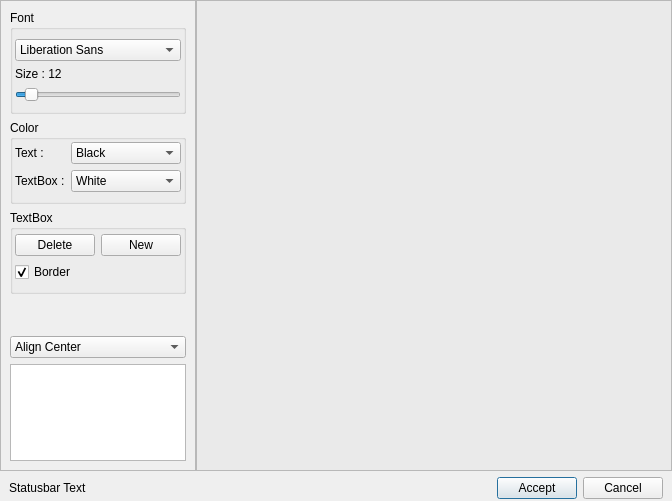
<?xml version="1.0" encoding="UTF-8"?>
<ui version="4.0">
 <class>TextToolDialog</class>
 <widget class="QDialog" name="TextToolDialog">
  <property name="geometry">
   <rect>
    <x>0</x>
    <y>0</y>
    <width>672</width>
    <height>501</height>
   </rect>
  </property>
  <property name="windowTitle">
   <string>Text Tool</string>
  </property>
  <layout class="QGridLayout" name="gridLayout">
   <property name="horizontalSpacing">
    <number>0</number>
   </property>
   <property name="margin">
    <number>0</number>
   </property>
   <item row="1" column="1" colspan="4">
    <widget class="QScrollArea" name="scrollArea">
     <property name="widgetResizable">
      <bool>true</bool>
     </property>
     <property name="alignment">
      <set>Qt::AlignCenter</set>
     </property>
     <widget class="QWidget" name="scrollAreaWidgetContents">
      <property name="geometry">
       <rect>
        <x>0</x>
        <y>0</y>
        <width>472</width>
        <height>461</height>
       </rect>
      </property>
      <property name="styleSheet">
       <string notr="true">background-color: rgb(234, 234, 234);</string>
      </property>
     </widget>
    </widget>
   </item>
   <item row="2" column="0" colspan="5">
    <widget class="QWidget" name="widget" native="true">
     <layout class="QHBoxLayout" name="horizontalLayout">
      <property name="topMargin">
       <number>0</number>
      </property>
      <property name="bottomMargin">
       <number>2</number>
      </property>
      <item>
       <widget class="QLabel" name="statusbar">
        <property name="sizePolicy">
         <sizepolicy hsizetype="Expanding" vsizetype="Preferred">
          <horstretch>0</horstretch>
          <verstretch>0</verstretch>
         </sizepolicy>
        </property>
        <property name="text">
         <string>Statusbar Text</string>
        </property>
       </widget>
      </item>
      <item>
       <widget class="QPushButton" name="acceptBtn">
        <property name="text">
         <string>Accept</string>
        </property>
       </widget>
      </item>
      <item>
       <widget class="QPushButton" name="cancelBtn">
        <property name="text">
         <string>Cancel</string>
        </property>
       </widget>
      </item>
     </layout>
    </widget>
   </item>
   <item row="1" column="0">
    <widget class="QFrame" name="frame">
     <property name="sizePolicy">
      <sizepolicy hsizetype="Maximum" vsizetype="Preferred">
       <horstretch>0</horstretch>
       <verstretch>0</verstretch>
      </sizepolicy>
     </property>
     <property name="frameShape">
      <enum>QFrame::StyledPanel</enum>
     </property>
     <property name="frameShadow">
      <enum>QFrame::Raised</enum>
     </property>
     <layout class="QVBoxLayout" name="verticalLayout">
      <item>
       <widget class="QGroupBox" name="groupBox">
        <property name="title">
         <string>Font</string>
        </property>
        <layout class="QVBoxLayout" name="verticalLayout_2">
         <property name="leftMargin">
          <number>2</number>
         </property>
         <property name="rightMargin">
          <number>2</number>
         </property>
         <item>
          <widget class="QFontComboBox" name="fontComboBox">
           <property name="sizePolicy">
            <sizepolicy hsizetype="Ignored" vsizetype="Fixed">
             <horstretch>0</horstretch>
             <verstretch>0</verstretch>
            </sizepolicy>
           </property>
           <property name="editable">
            <bool>false</bool>
           </property>
          </widget>
         </item>
         <item>
          <widget class="QLabel" name="fontSizeLabel">
           <property name="text">
            <string>Size : 12</string>
           </property>
          </widget>
         </item>
         <item>
          <widget class="QSlider" name="fontSizeSlider">
           <property name="minimum">
            <number>8</number>
           </property>
           <property name="maximum">
            <number>72</number>
           </property>
           <property name="value">
            <number>12</number>
           </property>
           <property name="orientation">
            <enum>Qt::Horizontal</enum>
           </property>
          </widget>
         </item>
        </layout>
       </widget>
      </item>
      <item>
       <widget class="QGroupBox" name="groupBox_3">
        <property name="title">
         <string>Color</string>
        </property>
        <layout class="QGridLayout" name="gridLayout_3" columnstretch="0,1">
         <property name="leftMargin">
          <number>2</number>
         </property>
         <property name="topMargin">
          <number>2</number>
         </property>
         <property name="rightMargin">
          <number>2</number>
         </property>
         <item row="0" column="1">
          <widget class="QComboBox" name="fontColorCombo">
           <item>
            <property name="text">
             <string>Black</string>
            </property>
           </item>
           <item>
            <property name="text">
             <string>White</string>
            </property>
           </item>
           <item>
            <property name="text">
             <string>Red</string>
            </property>
           </item>
           <item>
            <property name="text">
             <string>Blue</string>
            </property>
           </item>
           <item>
            <property name="text">
             <string>Green</string>
            </property>
           </item>
           <item>
            <property name="text">
             <string>Other</string>
            </property>
           </item>
          </widget>
         </item>
         <item row="1" column="0">
          <widget class="QLabel" name="label_3">
           <property name="text">
            <string>TextBox :</string>
           </property>
          </widget>
         </item>
         <item row="0" column="0">
          <widget class="QLabel" name="label">
           <property name="text">
            <string>Text :</string>
           </property>
          </widget>
         </item>
         <item row="1" column="1">
          <widget class="QComboBox" name="bgColorCombo">
           <property name="sizePolicy">
            <sizepolicy hsizetype="Ignored" vsizetype="Fixed">
             <horstretch>0</horstretch>
             <verstretch>0</verstretch>
            </sizepolicy>
           </property>
           <property name="currentIndex">
            <number>1</number>
           </property>
           <item>
            <property name="text">
             <string>Transperant</string>
            </property>
           </item>
           <item>
            <property name="text">
             <string>White</string>
            </property>
           </item>
           <item>
            <property name="text">
             <string>Black</string>
            </property>
           </item>
           <item>
            <property name="text">
             <string>Other</string>
            </property>
           </item>
          </widget>
         </item>
        </layout>
       </widget>
      </item>
      <item>
       <widget class="QGroupBox" name="groupBox_2">
        <property name="title">
         <string>TextBox</string>
        </property>
        <layout class="QGridLayout" name="gridLayout_2">
         <property name="leftMargin">
          <number>2</number>
         </property>
         <property name="topMargin">
          <number>4</number>
         </property>
         <property name="rightMargin">
          <number>2</number>
         </property>
         <item row="0" column="0">
          <widget class="QPushButton" name="deleteTextboxBtn">
           <property name="text">
            <string>Delete</string>
           </property>
          </widget>
         </item>
         <item row="0" column="1">
          <widget class="QPushButton" name="newTextboxBtn">
           <property name="text">
            <string>New</string>
           </property>
          </widget>
         </item>
         <item row="1" column="0" colspan="2">
          <widget class="QCheckBox" name="borderBtn">
           <property name="text">
            <string>Border</string>
           </property>
           <property name="checked">
            <bool>true</bool>
           </property>
          </widget>
         </item>
        </layout>
       </widget>
      </item>
      <item>
       <spacer name="verticalSpacer">
        <property name="orientation">
         <enum>Qt::Vertical</enum>
        </property>
        <property name="sizeHint" stdset="0">
         <size>
          <width>20</width>
          <height>40</height>
         </size>
        </property>
       </spacer>
      </item>
      <item>
       <widget class="QComboBox" name="textAlignCombo">
        <property name="currentIndex">
         <number>1</number>
        </property>
        <item>
         <property name="text">
          <string>Align Left</string>
         </property>
        </item>
        <item>
         <property name="text">
          <string>Align Center</string>
         </property>
        </item>
        <item>
         <property name="text">
          <string>Align Right</string>
         </property>
        </item>
       </widget>
      </item>
      <item>
       <widget class="QPlainTextEdit" name="plainTextEdit">
        <property name="sizePolicy">
         <sizepolicy hsizetype="Ignored" vsizetype="Expanding">
          <horstretch>0</horstretch>
          <verstretch>0</verstretch>
         </sizepolicy>
        </property>
        <property name="maximumSize">
         <size>
          <width>16777215</width>
          <height>100</height>
         </size>
        </property>
       </widget>
      </item>
     </layout>
    </widget>
   </item>
  </layout>
 </widget>
 <resources>
  <include location="text_tool.qrc"/>
 </resources>
 <connections/>
</ui>
